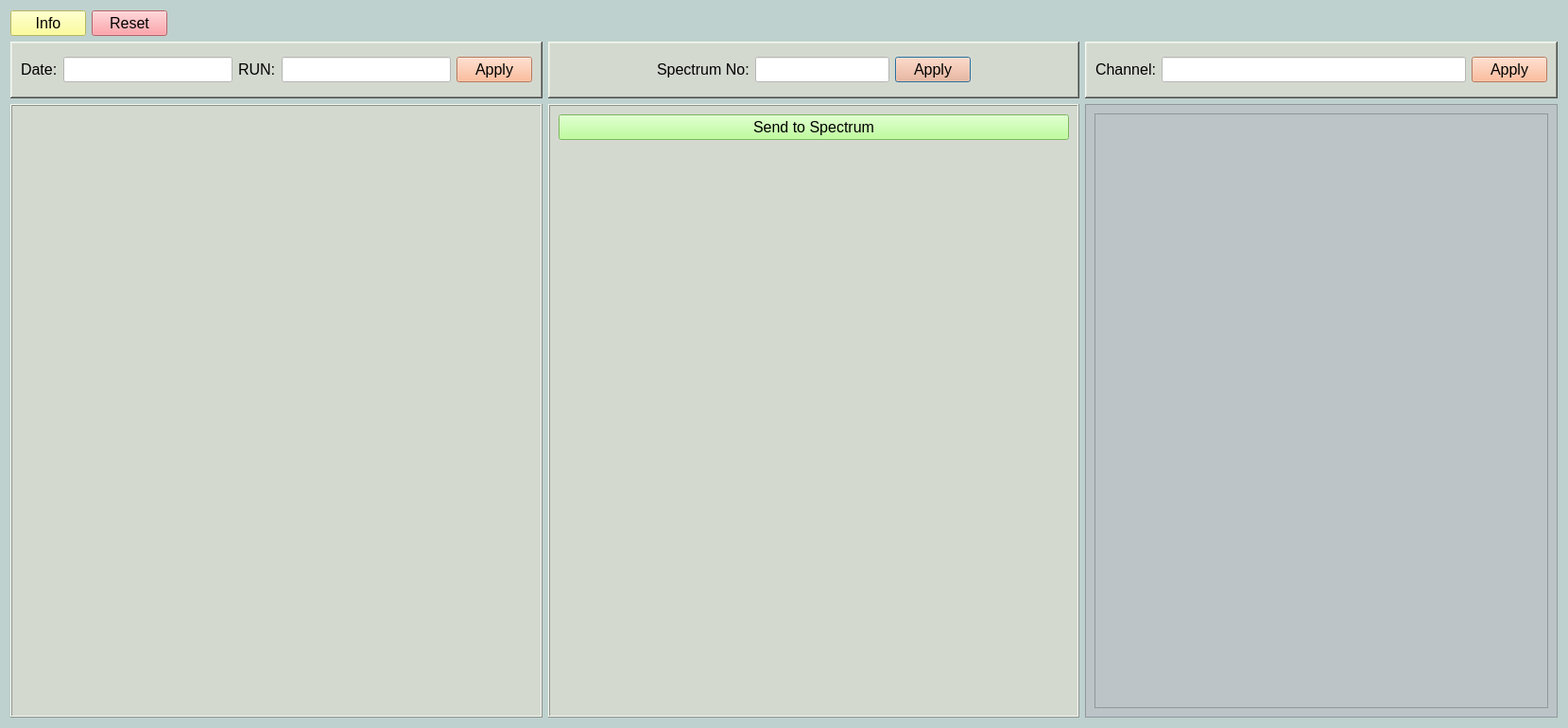
<?xml version="1.0" encoding="UTF-8"?>
<ui version="4.0">
 <class>Dialog</class>
 <widget class="QDialog" name="Dialog">
  <property name="geometry">
   <rect>
    <x>0</x>
    <y>0</y>
    <width>1659</width>
    <height>770</height>
   </rect>
  </property>
  <property name="windowTitle">
   <string>Dialog</string>
  </property>
  <property name="styleSheet">
   <string notr="true">background-color: rgb(190, 209, 206);</string>
  </property>
  <layout class="QGridLayout" name="gridLayout">
   <item row="2" column="3">
    <widget class="QFrame" name="frame_4">
     <property name="maximumSize">
      <size>
       <width>500</width>
       <height>16777215</height>
      </size>
     </property>
     <property name="styleSheet">
      <string notr="true">background-color: rgb(188, 196, 200);</string>
     </property>
     <property name="frameShape">
      <enum>QFrame::StyledPanel</enum>
     </property>
     <property name="frameShadow">
      <enum>QFrame::Sunken</enum>
     </property>
     <layout class="QGridLayout" name="gridLayout_4">
      <item row="0" column="0">
       <widget class="QTextBrowser" name="textBrowser"/>
      </item>
     </layout>
    </widget>
   </item>
   <item row="1" column="2">
    <widget class="QFrame" name="frame_5">
     <property name="minimumSize">
      <size>
       <width>0</width>
       <height>60</height>
      </size>
     </property>
     <property name="maximumSize">
      <size>
       <width>16777215</width>
       <height>75</height>
      </size>
     </property>
     <property name="styleSheet">
      <string notr="true">background-color: rgb(212, 217, 208);</string>
     </property>
     <property name="frameShape">
      <enum>QFrame::WinPanel</enum>
     </property>
     <property name="frameShadow">
      <enum>QFrame::Raised</enum>
     </property>
     <layout class="QGridLayout" name="gridLayout_6">
      <item row="0" column="4">
       <spacer name="horizontalSpacer_2">
        <property name="orientation">
         <enum>Qt::Horizontal</enum>
        </property>
        <property name="sizeHint" stdset="0">
         <size>
          <width>87</width>
          <height>20</height>
         </size>
        </property>
       </spacer>
      </item>
      <item row="0" column="1">
       <widget class="QLabel" name="label_2">
        <property name="font">
         <font>
          <pointsize>12</pointsize>
         </font>
        </property>
        <property name="text">
         <string>Spectrum No:</string>
        </property>
       </widget>
      </item>
      <item row="0" column="2">
       <widget class="QLineEdit" name="edit_select">
        <property name="font">
         <font>
          <pointsize>12</pointsize>
         </font>
        </property>
        <property name="styleSheet">
         <string notr="true">background-color: rgb(255, 255, 255);</string>
        </property>
       </widget>
      </item>
      <item row="0" column="3">
       <widget class="QPushButton" name="button_apply_select">
        <property name="font">
         <font>
          <pointsize>12</pointsize>
         </font>
        </property>
        <property name="styleSheet">
         <string notr="true">background-color: rgb(255, 170, 127);</string>
        </property>
        <property name="text">
         <string>Apply</string>
        </property>
       </widget>
      </item>
      <item row="0" column="0">
       <spacer name="horizontalSpacer">
        <property name="orientation">
         <enum>Qt::Horizontal</enum>
        </property>
        <property name="sizeHint" stdset="0">
         <size>
          <width>87</width>
          <height>20</height>
         </size>
        </property>
       </spacer>
      </item>
     </layout>
    </widget>
   </item>
   <item row="1" column="0">
    <widget class="QFrame" name="frame">
     <property name="minimumSize">
      <size>
       <width>0</width>
       <height>60</height>
      </size>
     </property>
     <property name="maximumSize">
      <size>
       <width>16777215</width>
       <height>75</height>
      </size>
     </property>
     <property name="styleSheet">
      <string notr="true">background-color: rgb(212, 217, 208);</string>
     </property>
     <property name="frameShape">
      <enum>QFrame::WinPanel</enum>
     </property>
     <property name="frameShadow">
      <enum>QFrame::Raised</enum>
     </property>
     <layout class="QGridLayout" name="gridLayout_7">
      <item row="0" column="0">
       <widget class="QLabel" name="label">
        <property name="font">
         <font>
          <pointsize>12</pointsize>
         </font>
        </property>
        <property name="text">
         <string>Date:</string>
        </property>
       </widget>
      </item>
      <item row="0" column="1">
       <widget class="QLineEdit" name="edit_date">
        <property name="font">
         <font>
          <pointsize>12</pointsize>
         </font>
        </property>
        <property name="styleSheet">
         <string notr="true">background-color: rgb(255, 255, 255);</string>
        </property>
       </widget>
      </item>
      <item row="0" column="2">
       <widget class="QLabel" name="label_4">
        <property name="font">
         <font>
          <pointsize>12</pointsize>
         </font>
        </property>
        <property name="text">
         <string>RUN:</string>
        </property>
       </widget>
      </item>
      <item row="0" column="3">
       <widget class="QLineEdit" name="edit_run">
        <property name="font">
         <font>
          <pointsize>12</pointsize>
         </font>
        </property>
        <property name="styleSheet">
         <string notr="true">background-color: rgb(255, 255, 255);</string>
        </property>
       </widget>
      </item>
      <item row="0" column="4">
       <widget class="QPushButton" name="button_apply_all">
        <property name="font">
         <font>
          <pointsize>12</pointsize>
         </font>
        </property>
        <property name="styleSheet">
         <string notr="true">background-color: rgb(255, 170, 127);</string>
        </property>
        <property name="text">
         <string>Apply</string>
        </property>
       </widget>
      </item>
     </layout>
    </widget>
   </item>
   <item row="1" column="3">
    <widget class="QFrame" name="frame_6">
     <property name="minimumSize">
      <size>
       <width>0</width>
       <height>60</height>
      </size>
     </property>
     <property name="maximumSize">
      <size>
       <width>500</width>
       <height>75</height>
      </size>
     </property>
     <property name="styleSheet">
      <string notr="true">background-color: rgb(212, 217, 208);</string>
     </property>
     <property name="frameShape">
      <enum>QFrame::WinPanel</enum>
     </property>
     <property name="frameShadow">
      <enum>QFrame::Raised</enum>
     </property>
     <layout class="QGridLayout" name="gridLayout_5">
      <item row="0" column="0">
       <widget class="QLabel" name="label_3">
        <property name="font">
         <font>
          <pointsize>12</pointsize>
         </font>
        </property>
        <property name="text">
         <string>Channel:</string>
        </property>
        <property name="alignment">
         <set>Qt::AlignCenter</set>
        </property>
       </widget>
      </item>
      <item row="0" column="2">
       <widget class="QPushButton" name="button_apply_ch">
        <property name="font">
         <font>
          <pointsize>12</pointsize>
         </font>
        </property>
        <property name="styleSheet">
         <string notr="true">background-color: rgb(255, 170, 127);</string>
        </property>
        <property name="text">
         <string>Apply</string>
        </property>
       </widget>
      </item>
      <item row="0" column="1">
       <widget class="QLineEdit" name="edit_channel">
        <property name="font">
         <font>
          <pointsize>12</pointsize>
         </font>
        </property>
        <property name="styleSheet">
         <string notr="true">background-color: rgb(255, 255, 255);</string>
        </property>
       </widget>
      </item>
     </layout>
    </widget>
   </item>
   <item row="0" column="0">
    <layout class="QGridLayout" name="gridLayout_8">
     <item row="0" column="0">
      <widget class="QPushButton" name="button_info">
       <property name="maximumSize">
        <size>
         <width>85</width>
         <height>16777215</height>
        </size>
       </property>
       <property name="font">
        <font>
         <pointsize>12</pointsize>
        </font>
       </property>
       <property name="styleSheet">
        <string notr="true">background-color: rgb(255, 255, 127);</string>
       </property>
       <property name="text">
        <string>Info</string>
       </property>
      </widget>
     </item>
     <item row="0" column="1">
      <widget class="QPushButton" name="button_reset">
       <property name="maximumSize">
        <size>
         <width>85</width>
         <height>16777215</height>
        </size>
       </property>
       <property name="font">
        <font>
         <pointsize>12</pointsize>
        </font>
       </property>
       <property name="styleSheet">
        <string notr="true">background-color: rgb(255, 137, 143);</string>
       </property>
       <property name="text">
        <string>Reset</string>
       </property>
      </widget>
     </item>
     <item row="0" column="2">
      <spacer name="horizontalSpacer_3">
       <property name="orientation">
        <enum>Qt::Horizontal</enum>
       </property>
       <property name="sizeHint" stdset="0">
        <size>
         <width>40</width>
         <height>20</height>
        </size>
       </property>
      </spacer>
     </item>
    </layout>
   </item>
   <item row="2" column="0">
    <widget class="QFrame" name="frame_2">
     <property name="styleSheet">
      <string notr="true">background-color: rgb(212, 217, 208);</string>
     </property>
     <property name="frameShape">
      <enum>QFrame::Box</enum>
     </property>
     <property name="frameShadow">
      <enum>QFrame::Raised</enum>
     </property>
     <layout class="QGridLayout" name="gridLayout_2">
      <item row="0" column="0">
       <widget class="MplWidget" name="plot_mca_all" native="true"/>
      </item>
     </layout>
    </widget>
   </item>
   <item row="2" column="2">
    <widget class="QFrame" name="frame_3">
     <property name="styleSheet">
      <string notr="true">background-color: rgb(212, 217, 208);</string>
     </property>
     <property name="frameShape">
      <enum>QFrame::Box</enum>
     </property>
     <property name="frameShadow">
      <enum>QFrame::Raised</enum>
     </property>
     <layout class="QGridLayout" name="gridLayout_3">
      <item row="1" column="0">
       <widget class="MplWidget" name="plot_mca_select" native="true"/>
      </item>
      <item row="0" column="0">
       <widget class="QPushButton" name="button_send_to_spect">
        <property name="font">
         <font>
          <pointsize>12</pointsize>
         </font>
        </property>
        <property name="styleSheet">
         <string notr="true">background-color: rgb(170, 255, 127);</string>
        </property>
        <property name="text">
         <string>Send to Spectrum</string>
        </property>
       </widget>
      </item>
     </layout>
    </widget>
   </item>
  </layout>
 </widget>
 <customwidgets>
  <customwidget>
   <class>MplWidget</class>
   <extends>QWidget</extends>
   <header>mplwidget.h</header>
   <container>1</container>
  </customwidget>
 </customwidgets>
 <resources/>
 <connections/>
</ui>
